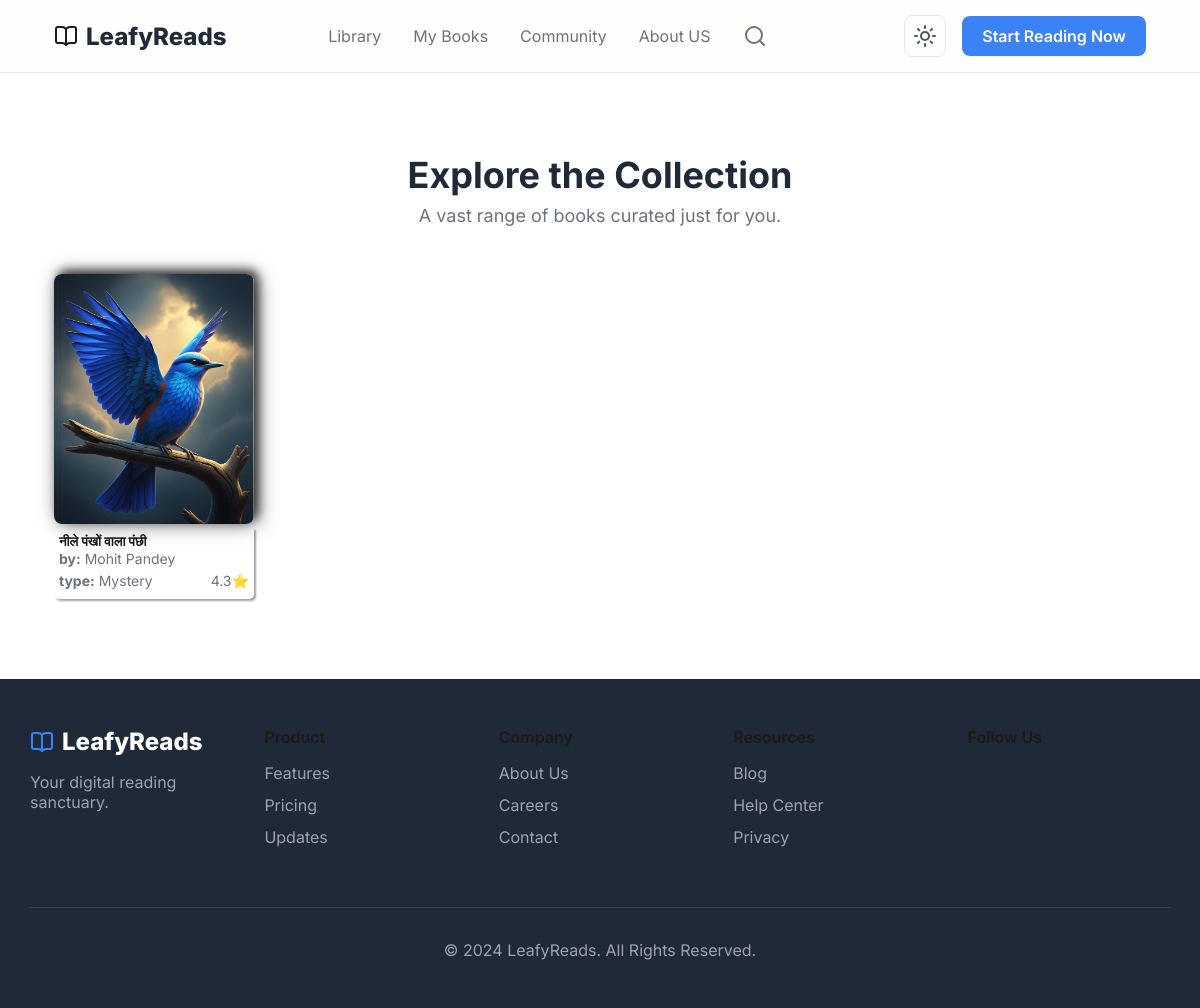
/book/library/, run on an earlier commit of the app's database.
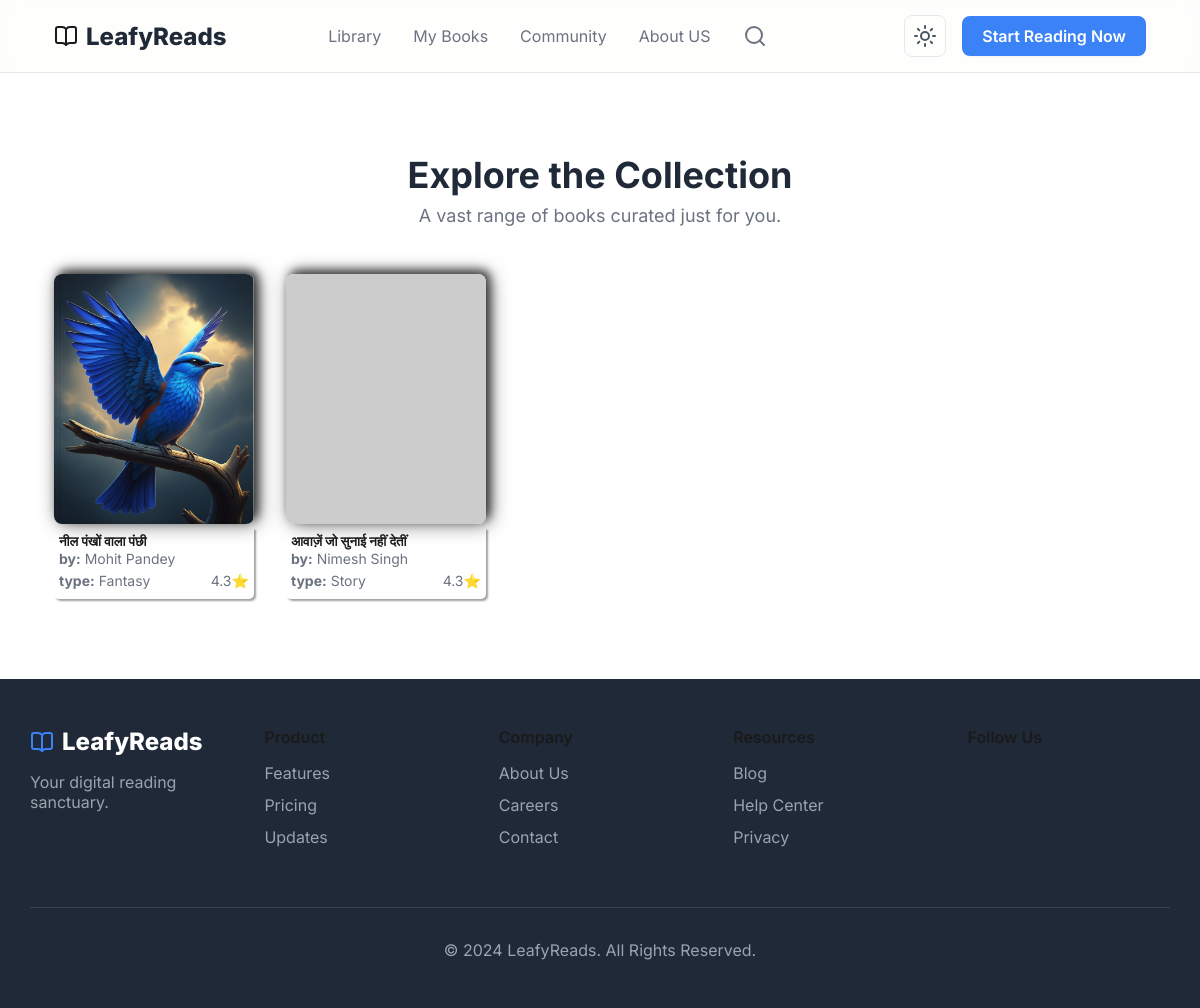
And on a later commit of the database.
### books/models.py (models this page shows, shortened)
class Book(models.Model):
    title = models.CharField(max_length=200, unique=True)
    slug = models.SlugField(unique=True, blank=True)
    author = models.CharField(max_length=100)
    genre = models.ForeignKey(Genre, on_delete=models.SET_NULL, null=True, related_name='books')
    price = models.DecimalField(max_digits=6, decimal_places=2)
    isbn = models.CharField(max_length=20, blank=True, null=True)
    cover_front = models.ImageField(upload_to=book_media_upload_path)
    pdf_file = models.FileField(upload_to=book_media_upload_path, blank=True, null=True)
    is_published = models.BooleanField(default=True)
    uploaded_at = models.DateTimeField(auto_now_add=True)
    updated_at = models.DateTimeField(auto_now=True)

class Genre(models.Model):
    category = models.ForeignKey(Category, on_delete=models.SET_NULL, null=True, related_name='genres')
    name = models.CharField(max_length=100)
    slug = models.SlugField(unique=True)
    lucidicon = models.CharField(max_length=100, blank=True, null=True)
    def __str__(self):
        return self.name

### books/views.py (the view)
# urls.py: path('library/', views.library, name='library'),
def library(request):
    books = Book.objects.all().order_by('-uploaded_at')
    return render(request,'library.html',{'books':books})

### books/templates/library.html (shortened to what this page needs)
{% extends 'base.html' %}
{% load static %}
{% block body %}
  <section class="bg-white">
    <div class="container">
      <div class="section-header">
        <h2>Explore the Collection</h2>
        <p>A vast range of books curated just for you.</p>
      </div>
      <div class="books-grid">
        {% for book in books %}
          <div class="book-item">
            <a href="{% url 'book' book.slug %}">
              <img src="{{ book.cover_front.url }}" alt="Book Cover 1" onerror="this.onerror=null;this.src='https://placehold.co/400x600/cccccc/ffffff?text=Image+Failed';" />
              <div style="box-shadow: 2px 2px 2px #3a3a3a78;padding: 5px;border-radius: 0px 0px 5px 5px;">
                <h5 class="truncate">{{ book.title }}</h5>
                <p class="truncate">
                  <span style="font-weight: 700;">by:</span> {{ book.author }}
                </p>
                <div style="padding: 5px 0px; display: flex;justify-content: space-between;align-items: center;">
                  <p class="truncate">
                    <span style="font-weight: 700;">type:</span> {{ book.genre }}
                  </p>
                  <p>4.3⭐</p>
                </div>
              </div>
            </a>
          </div>
        {% endfor %}
      </div>
    </div>
  </section>
{% endblock %}

### home/templates/base.html (shortened to what this page needs)
<!DOCTYPE html>
<html lang="en">
{% load static %}
<head>
  <link rel="stylesheet" href="{% static 'css/home.css' %}" />
  <link rel="stylesheet" href="{% static 'css/searchnav.css' %}" />
</head>
<body>
  <header class="header">
    <div class="container">
      <div class="header-content">
        <a href="/" class="logo">
          <i data-lucide="book-open"></i>
          <span>LeafyReads</span>
        </a>
        <nav class="desktop-nav">
          <a href="{% url 'library' %}">Library</a>
          <a href="#">My Books</a>
          <a href="#">Community</a>
          <a href="#">About US</a>
          <div id="navSearch" class="nav-search-wrapper">
            <button id="navSearchBtn" class="nav-search-button" aria-label="Search">
              <i data-lucide="search"></i>
            </button>
          </div>
        </nav>
        <div class="header-actions">
          <button id="theme-toggle" class="theme-toggle-btn"></button>
          <a href="#" class="btn primary-btn">Start Reading Now</a>
        </div>
      </div>
    </div>
  </header>
  {% block body %}
  {% endblock %}
  <footer class="footer">
    <div class="container footer-content">
      <div class="footer-grid">
        <div class="footer-about">
          <div class="logo" style="margin-bottom: 1rem;">
            <i data-lucide="book-open" style="color: var(--color-primary)"></i>
            <span style="color: white">LeafyReads</span>
          </div>
          <p style="color: #9CA3AF;">Your digital reading sanctuary.</p>
        </div>
        <div>
          <h4>Product</h4>
          <ul>
            <li>
              <a href="#">Features</a>
            </li>
            <li>
              <a href="#">Pricing</a>
            </li>
            <li>
              <a href="#">Updates</a>
            </li>
          </ul>
        </div>
        <div>
          <h4>Company</h4>
          <ul>
            <li>
              <a href="#">About Us</a>
            </li>
            <li>
              <a href="#">Careers</a>
            </li>
            <li>
              <a href="#">Contact</a>
            </li>
          </ul>
        </div>
        <div>
          <h4>Resources</h4>
          <ul>
            <li>
              <a href="#">Blog</a>
            </li>
            <li>
              <a href="#">Help Center</a>
            </li>
            <li>
              <a href="#">Privacy</a>
            </li>
          </ul>
        </div>
        <div>
          <h4>Follow Us</h4>
        </div>
      </div>
      <div class="footer-copyright">&copy; 2024 LeafyReads. All Rights Reserved.</div>
    </div>
  </footer>
</body>
</html>

### static/css/searchnav.css (style rules this page uses)
.nav-search-wrapper { position: relative; display: flex; align-items: center; justify-content: center; gap: 10px; transition: width 0.4s ease; overflow: hidden; width: 60px; }
.nav-search-button { background: none; border: none; cursor: pointer; color: #6b7280; display: flex; align-items: center; padding: 0; }
::placeholder { color: #aaa; }

What changed in the data, as far as the page shows it:
removed Book: cover_front (picture), title "नीले पंखों वाला पंछी", author "Mohit Pandey", genre "Mystery"
added Book: cover_front (picture), title "नील पंखों वाला पंछी", author "Mohit Pandey", genre "Fantasy"
added Book: title "आवाज़ें जो सुनाई नहीं देतीं", author "Nimesh Singh", genre "Story"
